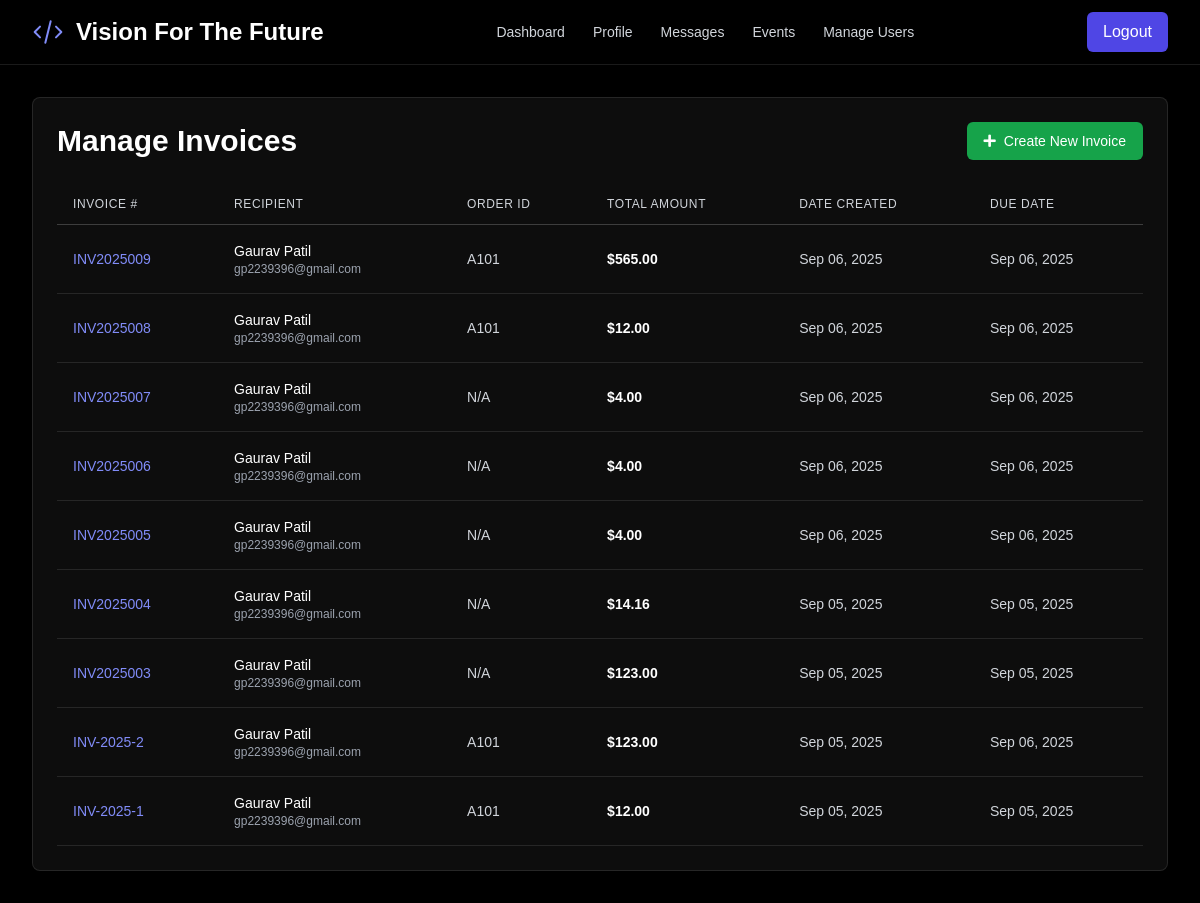
Screenshot of /admin/invoices (signed in) with the database file from the repository.
### models.py (models this page shows)
class Invoice(db.Model):
    id = db.Column(db.Integer, primary_key=True)
    invoice_number = db.Column(db.String(50), unique=True, nullable=False)
    recipient_name = db.Column(db.String(100), nullable=False)
    recipient_email = db.Column(db.String(120), nullable=False)
    bill_to_address = db.Column(db.Text, nullable=True)
    ship_to_address = db.Column(db.Text, nullable=True)
    order_id = db.Column(db.String(50), nullable=True)
    subtotal = db.Column(db.Float, nullable=False)
    tax = db.Column(db.Float, nullable=False, default=0.0)
    total_amount = db.Column(db.Float, nullable=False)
    due_date = db.Column(db.Date, nullable=True)
    notes = db.Column(db.Text, nullable=True)
    payment_details = db.Column(db.Text, nullable=True)
    created_at = db.Column(db.DateTime, default=datetime.utcnow)
    admin_id = db.Column(db.Integer, db.ForeignKey('user.id'), nullable=False)
    items = db.relationship('InvoiceItem', backref='invoice', lazy=True, cascade="all, delete-orphan")

### app.py (the view)
@app.route('/admin/invoices', methods=['GET'])
@login_required
@role_required('admin')
def manage_invoices():
    invoices = Invoice.query.order_by(Invoice.created_at.desc()).all()
    return render_template('manage_invoices.html', invoices=invoices)

### app.py (called while the page is built)
@app.before_request
def before_request():
    session.permanent = True
    app.permanent_session_lifetime = timedelta(minutes=5)
    session.modified = True

@login_manager.user_loader
def load_user(user_id):
    return User.query.get(int(user_id))

def role_required(roles):
    if not isinstance(roles, list):
        roles = [roles]
    def wrapper(fn):
        @wraps(fn)
        def decorated_view(*args, **kwargs):
            if not current_user.is_authenticated or current_user.role not in roles:
                flash('You do not have permission to access this page.', 'danger')
                return redirect(url_for('dashboard'))
            return fn(*args, **kwargs)
        return decorated_view
    return wrapper

@app.context_processor
def inject_messages():
    if hasattr(current_user, 'is_authenticated') and current_user.is_authenticated:
        messages = Message.query.filter(
            (Message.sender_id == current_user.id) | (Message.recipient_id == current_user.id)
        ).order_by(Message.timestamp.desc()).all()
        return dict(messages=messages)
    return dict(messages=[])

### templates/manage_invoices.html (shortened to what this page needs)
{% extends "layout.html" %}
{% block content %}
<div class="bg-white/5 dark:bg-gray-800/20 rounded-lg shadow-xl p-6 animate-dynamic backdrop-blur-sm border border-white/10">
    <div class="flex justify-between items-center mb-6">
        <h1 class="text-3xl font-bold text-white">Manage Invoices</h1>
        <a href="{{ url_for('create_invoice') }}" class="inline-flex items-center justify-center px-4 py-2 border border-transparent text-sm font-medium rounded-md text-white bg-green-600 hover:bg-green-700">
            <i class="fas fa-plus mr-2"></i> Create New Invoice
        </a>
    </div>
    <div class="overflow-x-auto">
        <table class="min-w-full">
            <thead class="border-b border-white/20">
                <tr>
                    <th class="py-3 px-4 text-left text-xs font-medium text-gray-300 uppercase tracking-wider">Invoice #</th>
                    <th class="py-3 px-4 text-left text-xs font-medium text-gray-300 uppercase tracking-wider">Recipient</th>
                    <th class="py-3 px-4 text-left text-xs font-medium text-gray-300 uppercase tracking-wider">Order ID</th>
                    <th class="py-3 px-4 text-left text-xs font-medium text-gray-300 uppercase tracking-wider">Total Amount</th>
                    <th class="py-3 px-4 text-left text-xs font-medium text-gray-300 uppercase tracking-wider">Date Created</th>
                    <th class="py-3 px-4 text-left text-xs font-medium text-gray-300 uppercase tracking-wider">Due Date</th>
                </tr>
            </thead>
            <tbody id="invoice-table-body">
                {% for invoice in invoices %}
                <tr class="border-b border-white/10 hover:bg-gray-700/20">
                    <td class="py-4 px-4 whitespace-nowrap text-sm font-medium text-indigo-400">{{ invoice.invoice_number }}</td>
                    <td class="py-4 px-4 whitespace-nowrap text-sm text-white">
                        <div>{{ invoice.recipient_name }}</div>
                        <div class="text-xs text-gray-400">{{ invoice.recipient_email }}</div>
                    </td>
                    <td class="py-4 px-4 whitespace-nowrap text-sm text-gray-300">{{ invoice.order_id or 'N/A' }}</td>
                    <td class="py-4 px-4 whitespace-nowrap text-sm text-white font-semibold">${{ "%.2f"|format(invoice.total_amount) }}</td>
                    <td class="py-4 px-4 whitespace-nowrap text-sm text-gray-300">{{ invoice.created_at.strftime('%b %d, %Y') }}</td>
                    <td class="py-4 px-4 whitespace-nowrap text-sm text-gray-300">{{ invoice.due_date.strftime('%b %d, %Y') if invoice.due_date else 'N/A' }}</td>
                </tr>
                {% endfor %}
            </tbody>
        </table>
    </div>
</div>
{% endblock %}

### templates/layout.html (shortened to what this page needs)
<!DOCTYPE html>
<html lang="en">
<head>
    <script src="https://cdn.tailwindcss.com"></script>
    <link rel="stylesheet" href="https://cdnjs.cloudflare.com/ajax/libs/animate.css/4.1.1/animate.min.css"/>
    <link rel="stylesheet" href="https://cdnjs.cloudflare.com/ajax/libs/font-awesome/5.15.4/css/all.min.css">
    <link rel="stylesheet" href="https://cdnjs.cloudflare.com/ajax/libs/prism/1.29.0/themes/prism-tomorrow.min.css">
    <link rel="stylesheet" href="{{ url_for('static', filename='css/style.css') }}">
</head>
<body class="bg-black">
    <canvas id="bg-canvas" class="fixed top-0 left-0 w-full h-full z-[-1]"></canvas>
    <nav class="bg-black/30 shadow-md sticky top-0 z-40 backdrop-blur-sm border-b border-white/10">
        <div class="max-w-7xl mx-auto px-4 sm:px-6 lg:px-8">
            <div class="flex items-center justify-between h-16">
                <a class="flex items-center cursor-pointer" href="{{ url_for('home') }}">
                    <svg xmlns="http://www.w3.org/2000/svg" fill="none" viewBox="0 0 24 24" stroke-width="1.5" stroke="currentColor" class="w-8 h-8 text-indigo-400"><path stroke-linecap="round" stroke-linejoin="round" d="M10 20l4-16m4 4l4 4-4 4M6 16l-4-4 4-4" /></svg>
                    <h1 class="ml-3 text-2xl font-bold text-white">Vision For The Future</h1>
                </a>
                <div class="hidden md:flex items-center space-x-1">
                    {% if current_user.is_authenticated %}
                        <a href="{{ url_for('dashboard') }}" class="px-3 py-2 rounded-md text-sm font-medium text-gray-300 hover:text-indigo-400">Dashboard</a>
                        <a href="{{ url_for('profile') }}" class="px-3 py-2 rounded-md text-sm font-medium text-gray-300 hover:text-indigo-400">Profile</a>
                        <a href="{{ url_for('messages') }}" class="px-3 py-2 rounded-md text-sm font-medium text-gray-300 hover:text-indigo-400">Messages</a>
                        {% if current_user.role in ['admin', 'developer', 'moderator'] %}
                            <a href="{{ url_for('events') }}" class="px-3 py-2 rounded-md text-sm font-medium text-gray-300 hover:text-indigo-400">Events</a>
                        {% endif %}
                        {% if current_user.role == 'admin' %}
                            <a href="{{ url_for('manage_users') }}" class="px-3 py-2 rounded-md text-sm font-medium text-gray-300 hover:text-indigo-400">Manage Users</a>
                        {% endif %}
                    {% endif %}
                </div>
                <div class="hidden md:flex items-center">
                    {% if current_user.is_authenticated %}
                        <a href="{{ url_for('logout') }}" class="flex items-center bg-indigo-600 text-white px-4 py-2 rounded-md hover:bg-indigo-700 transition-transform duration-200 hover:scale-105">Logout</a>
                    {% else %}
                        <a href="{{ url_for('login_register') }}" class="bg-indigo-600 text-white px-5 py-2 rounded-md hover:bg-indigo-700 transition-all duration-300 hover:shadow-lg hover:shadow-indigo-500/50 transform hover:scale-105">Login / Register</a>
                    {% endif %}
                </div>
            </div>
        </div>
    </nav>
    <main class="p-4 sm:p-6 lg:p-8 relative z-10">
        <div class="max-w-7xl mx-auto">
            {% block content %}{% endblock %}
        </div>
    </main>
</body>
</html>

### static/css/style.css (style rules this page uses)
body { font-family: sans-serif; overflow-x: hidden; }

### rows the page displays
Invoice: invoice_number "INV2025009", recipient_name "Gaurav Patil", recipient_email "gp2239396@gmail.com", order "A101", total_amount "565.00", created_at "Sep 06, 2025", due_date "Sep 06, 2025"
Invoice: invoice_number "INV2025008", recipient_name "Gaurav Patil", recipient_email "gp2239396@gmail.com", order "A101", total_amount "12.00", created_at "Sep 06, 2025", due_date "Sep 06, 2025"
Invoice: invoice_number "INV2025007", recipient_name "Gaurav Patil", recipient_email "gp2239396@gmail.com", order "N/A", total_amount "4.00", created_at "Sep 06, 2025", due_date "Sep 06, 2025"
Invoice: invoice_number "INV2025006", recipient_name "Gaurav Patil", recipient_email "gp2239396@gmail.com", order "N/A", total_amount "4.00", created_at "Sep 06, 2025", due_date "Sep 06, 2025"
Invoice: invoice_number "INV2025005", recipient_name "Gaurav Patil", recipient_email "gp2239396@gmail.com", order "N/A", total_amount "4.00", created_at "Sep 06, 2025", due_date "Sep 06, 2025"
Invoice: invoice_number "INV2025004", recipient_name "Gaurav Patil", recipient_email "gp2239396@gmail.com", order "N/A", total_amount "14.16", created_at "Sep 05, 2025", due_date "Sep 05, 2025"
Invoice: invoice_number "INV2025003", recipient_name "Gaurav Patil", recipient_email "gp2239396@gmail.com", order "N/A", total_amount "123.00", created_at "Sep 05, 2025", due_date "Sep 05, 2025"
Invoice: invoice_number "INV-2025-2", recipient_name "Gaurav Patil", recipient_email "gp2239396@gmail.com", order "A101", total_amount "123.00", created_at "Sep 05, 2025", due_date "Sep 06, 2025"
Invoice: invoice_number "INV-2025-1", recipient_name "Gaurav Patil", recipient_email "gp2239396@gmail.com", order "A101", total_amount "12.00", created_at "Sep 05, 2025", due_date "Sep 05, 2025"
